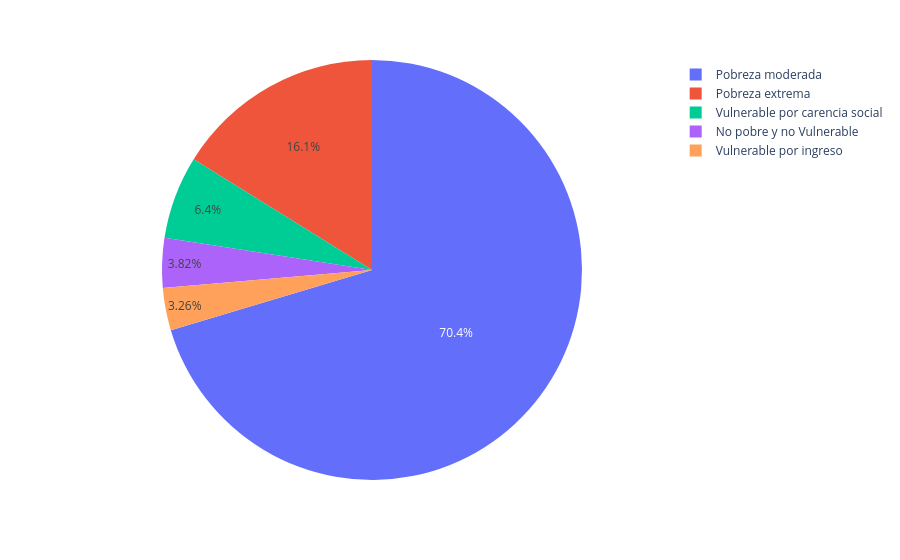

Write notebook code for a chart like this one.
### Code cell
pobreza_df = pobreza_df.drop("Faltan datos", axis=0)

px.pie(pobreza_df, names=pobreza_df.index, values=pobreza_df["total"])

### Figure 1 — Plotly figure (JSON) as saved in the notebook; plotly's stock layout.template omitted (floating-point values rounded to 4 significant figures)
{"data": [{"domain": {"x": [0, 1], "y": [0, 1]}, "hovertemplate": "TipoPobreza=%{label}<br>total=%{value}<extra></extra>", "labels": ["No pobre y no Vulnerable ", "Pobreza extrema", "Pobreza moderada", "Vulnerable por carencia social", "Vulnerable por ingreso"], "legendgroup": "", "name": "", "showlegend": true, "type": "pie", "values": [776, 3283, 14308, 1302, 662]}], "layout": {"legend": {"tracegroupgap": 0}, "margin": {"t": 60}}}
